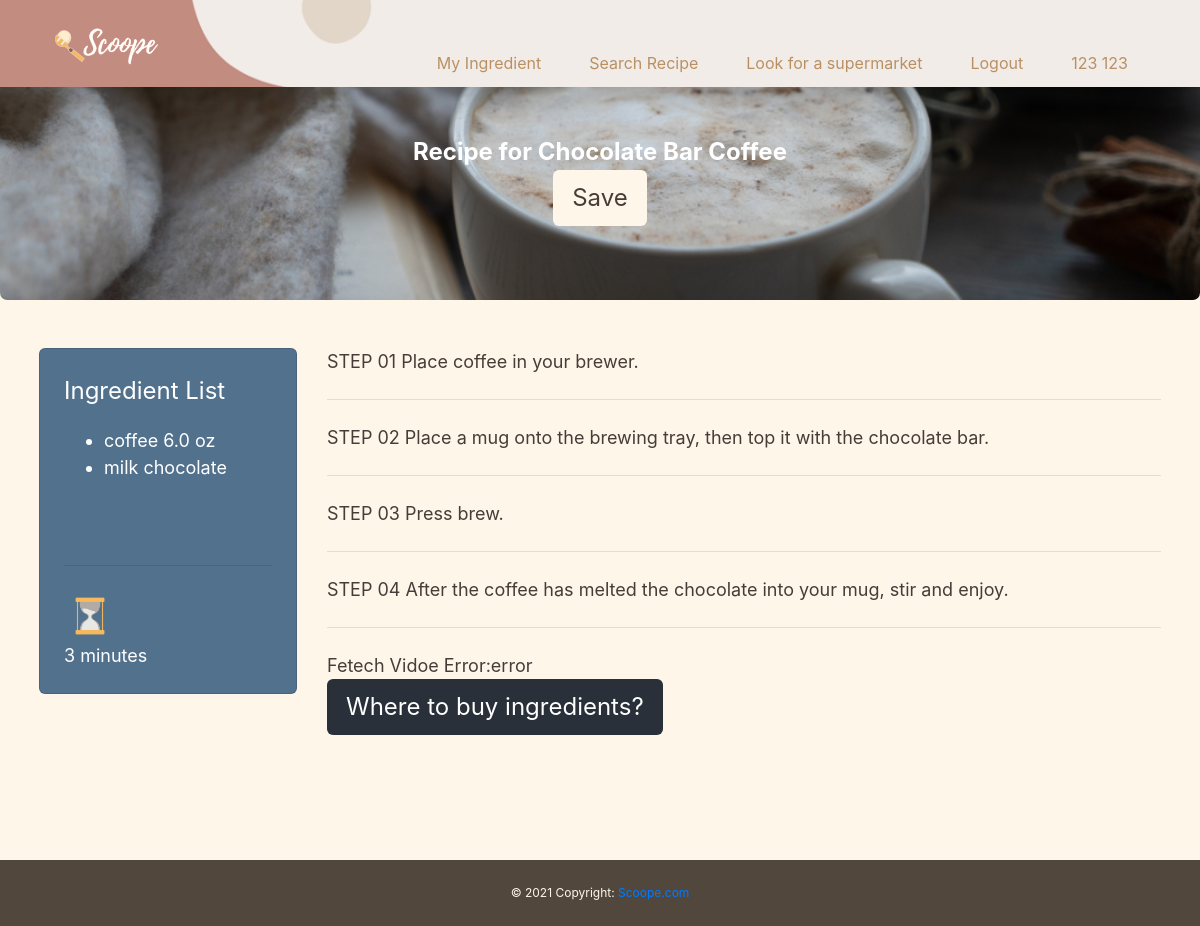
/web_project/recipe/3 (signed in), run on the app's committed database.
### web_project/models.py (models this page shows, shortened)
class Recipe(models.Model):
    recipe_name = models.CharField(max_length= 200)
    steps = models.TextField(max_length= 2000)
    time_cost = models.IntegerField(default= 0)
    category = models.CharField(max_length= 200)

class Recipe_Ingredient(models.Model):
    recipe = models.ForeignKey(Recipe, default=None, on_delete=models.PROTECT)
    ingredient = models.ForeignKey(Ingredient, default=None , on_delete=models.PROTECT)
    mg = 'mg'
    g = 'g'
    kg = 'kg'
    oz = 'oz'
    lb = 'lb'
    gt = 'gt'
    qt = 'qt'
    pt = 'pt'
    tsp = 'tsp'
    tbsp = 'tbsp'
    c = 'c'
    no = ''
    shots = 'shots'
    dash = 'dash'
    unit_choice = [(mg,'mg'),(g,'g'),(kg,'kg'),(oz,'oz'),(lb,'lb'),(qt,'qt'),(pt,'pt'),(tsp,'tsp'),(tbsp,'tbsp'),(c,'c'),(no,' '),(shots,'shots'),(dash,'dash')]
    ingredient_unit = models.CharField(max_length = 5, choices= unit_choice, default= g)
    ingredient_quantity = models.FloatField( null = True)
    def __str__(self):
        return str(self.ingredient)

class Ingredient(models.Model):
    ingredient_name = models. CharField(max_length= 200)
    def __str__(self):
        return str(self.ingredient_name)

### web_project/views.py (the view)
# urls.py: path('recipe/<int:id>', views.get_recipe, name='recipe'),
def get_recipe(request, id):
    recipe = get_object_or_404(Recipe, id = id)
    ingredients = Recipe_Ingredient.objects.filter(recipe = Recipe.objects.get(id = id))
    steps =recipe.steps.split('STEP ')[1:]
    if recipe in Profile.objects.get(user=request.user).saved_recipe.all():
        saved = True
    else:
        saved = False
    print('saved', saved)
    context = {
        'recipe': recipe,
        'steps': steps,
        'ingredients': ingredients,
        'saved': saved
    }
    return render(request, 'web_project/recipe.html', context)

### web_project/templates/web_project/recipe.html (shortened to what this page needs)
{% extends "web_project/base.html" %}
{% block content %}
<div class="light-shade min-vh-100">
    <div id="id_page_name" class="jumbotron text-center p-4 title-font">
        <span class="align-self-center mx-auto">
            <b>
                Recipe for {{recipe.recipe_name}}
            </b>
            {% if saved %}
                <form method="POST" action="{% url 'unsave-recipe' recipe.id  %}">
                    <input type="submit" id="unsave" class="btn light-shade" value="Unsave">
                    {% csrf_token %}
                </form>
            {% else %}
                <form method="POST" action="{% url 'save-recipe' recipe.id  %}">
                    <input type="submit" id="save" class="btn light-shade" value="Save">
                </form>
            {% endif %}
        </span>
    </div>
    <div class="light-shade m-3 row">
        <div class="col-sm-3">
            <div class="dark-blue p-3 card">
                <div class="card-title title-font">Ingredient List</div>
                <ul>
                    {% for item in ingredients %}
                        <li class=" desc-font">{{item}}
                            {% if item.ingredient_quantity != None %}
                                {{item.ingredient_quantity}}
                            {% endif %}
                            {% if item.ingredient_unit != None %}
                                {{item.ingredient_unit}}
                            {% endif %}
                        </li>
                    {% endfor %}
                </ul>
                <br/>
                <hr />
                <img class="rounded w-25" src="../../static/web_project/image/timer.png"/>
                <span class="desc-font">{{recipe.time_cost}} minutes</span>
            </div>
        </div>
        <div class="col-sm-9 desc-font">
            {% for s in steps %}
                <div>STEP {{s}}</div>
                <hr />
            {% endfor %}
            <div id="recipe_video_div"></div>
            <a href="{% url 'map' %}" class="btn dark-grey">Where to buy ingredients?</a>
        </div>
    </div>
</div>
{%endblock%}

### web_project/templates/web_project/base.html (shortened to what this page needs)
<!doctype html>
<html>
	<head>
	    {% load static %}
		<link rel="stylesheet" href="https://maxcdn.bootstrapcdn.com/bootstrap/4.5.2/css/bootstrap.min.css">
		<link href="../../static/web_project/css/web_project.css" rel="stylesheet" type="text/css">
	</head>
    <body>
		<div id="id_header_div" class="bg-dark">
            {% if user.username %}
				<nav class="navbar navbar-expand-sm navbar-custom fixed-top shadow">
					<div class="navbar-brand">
						<img class="rounded w-50" src="../../static/web_project/image/brand.png"/>
					</div>
					<div class="collapse navbar-collapse" id="collapsibleNavbar">
						<ul class="nav navbar-nav align-items-end ml-auto nav-font">
							<li class="nav-item">
								<a class="nav-link" id="id_nav_my_ingredient" href="{% url 'my-ingredient' %}">My Ingredient</a>
							</li>
							<li class="nav-item">
								<a class="nav-link" id="id_nav_search" href="{% url 'search' %}">Search Recipe</a>
							</li>
							<li class="nav-item">
								<a class="nav-link" id="id_nav_map" href="{% url 'map' %}">Look for a supermarket</a>
							</li>
							<li class="nav-item">
								<a class="nav-link" id="id_nav_logout" href="{% url 'logout' %}">Logout</a>
							</li>
							<li class="nav-item">
								<a class="nav-link" id="id_nav_profile" href="{% url 'my-profile' %}">{{user.first_name}} {{user.last_name}}</a>
							</li>
						</ul>
					</div>
			</nav>
			{% else %}
				{% block pre_login %}
				{% endblock%}
			{% endif %}
		</div>
		<div class="pad-len">
			{% block content %}
			{% endblock %}
		</div>
		<footer class="footer dark-shade-1 notice-font">
			<div class="footer-copyright text-center py-3">© 2021 Copyright:
				<a href="{% url 'home' %}"> Scoope.com</a>
			</div>
		</footer>
	</body>
</html>

### web_project/static/web_project/css/web_project.css (style rules this page uses)
html, body { font-size: 24px; height: 100vh; background-color: #fff6ea; color:#473c38 }
.title-font { font-size: 2vw; }
.desc-font { font-size: 1.5vw; }
.notice-font { font-size: 1vw; }
.light-shade { background-color: #fff6ea; color:#473c38 }
.dark-blue { background-color: #52718d; color:white; }
.dark-grey { background-color: #293039; color: white; }
.dark-shade-1 { background-color: #52473d; color:#fff6ea; }
.navbar-custom { background-color: #fff6ea; align-items: flex-end; padding-inline: 2rem; background-image: url("../image/nav-bg.png"); background-size:cover; }
.navbar-brand { width: 20vw; }
.pad-len { padding-top: 5%; }
.navbar-custom .navbar-brand, .navbar-custom .navbar-text { color: #ffffff; }
.navbar-custom .navbar-nav .nav-link { color: #ba9063; padding: 0; margin: 0; vertical-align: bottom; padding-inline: 1rem; }
.nav-font { font-size: medium; }
.footer { position: relative; bottom: 0px; left: 0px; right: 0px; margin-bottom: 0px; }
.jumbotron { background-image: url('../image/jumbotron.png'); background-position: center; background-size: cover; background-repeat: no-repeat; height: 20vw; color:white; align-self: center; display: flex; align-items: center; }

### data on the page
Recipe: recipe_name "Chocolate Bar Coffee", time_cost "3"
Recipe_Ingredient: ingredient.ingredient_name "coffee", ingredient_quantity "6.0", ingredient_unit "oz"
Recipe_Ingredient: ingredient.ingredient_name "milk chocolate"

### other printed values
{{ user.first_name }} "123"
{{ user.last_name }} "123"
{{ s }} "01 Place coffee in your brewer." "02 Place a mug onto the brewing tray, then top it with the chocolate bar." "03 Press brew." "04 After the coffee has melted the chocolate into your mug, stir and enjoy."
